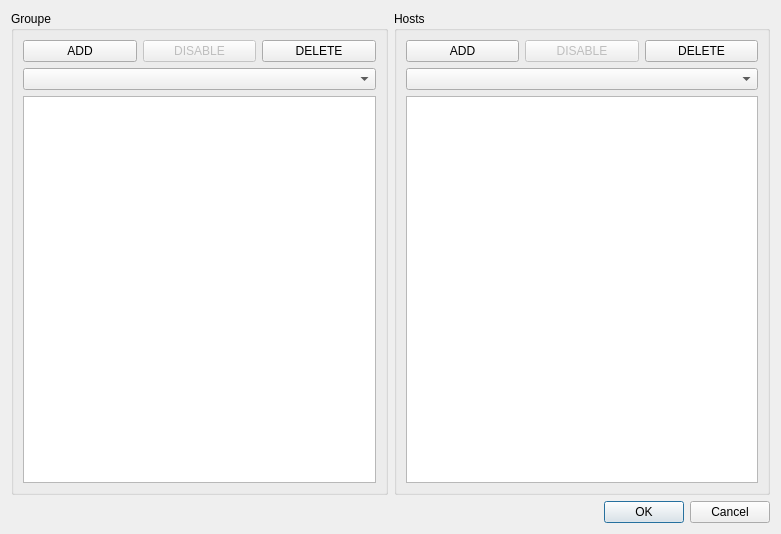
<?xml version="1.0" encoding="UTF-8"?>
<ui version="4.0">
 <class>newHostForm</class>
 <widget class="QDialog" name="newHostForm">
  <property name="geometry">
   <rect>
    <x>0</x>
    <y>0</y>
    <width>781</width>
    <height>534</height>
   </rect>
  </property>
  <property name="windowTitle">
   <string>Dialog</string>
  </property>
  <layout class="QVBoxLayout" name="verticalLayout_2">
   <item>
    <layout class="QVBoxLayout" name="verticalLayout">
     <item>
      <layout class="QHBoxLayout" name="horizontalLayout">
       <item>
        <widget class="QGroupBox" name="groupBox">
         <property name="title">
          <string>Groupe</string>
         </property>
         <layout class="QVBoxLayout" name="verticalLayout_4">
          <item>
           <layout class="QVBoxLayout" name="verticalLayout_3">
            <item>
             <layout class="QHBoxLayout" name="horizontalLayout_2">
              <item>
               <widget class="QPushButton" name="addGroupHost">
                <property name="text">
                 <string>ADD</string>
                </property>
               </widget>
              </item>
              <item>
               <widget class="QPushButton" name="disableGroupHost">
                <property name="enabled">
                 <bool>false</bool>
                </property>
                <property name="text">
                 <string>DISABLE</string>
                </property>
               </widget>
              </item>
              <item>
               <widget class="QPushButton" name="deleteGroupHost">
                <property name="text">
                 <string>DELETE</string>
                </property>
               </widget>
              </item>
             </layout>
            </item>
            <item>
             <widget class="QComboBox" name="comboBoxGroup"/>
            </item>
            <item>
             <widget class="QListWidget" name="listGroupHost"/>
            </item>
           </layout>
          </item>
         </layout>
        </widget>
       </item>
       <item>
        <widget class="QGroupBox" name="groupBox_2">
         <property name="title">
          <string>Hosts</string>
         </property>
         <layout class="QVBoxLayout" name="verticalLayout_7">
          <item>
           <layout class="QVBoxLayout" name="verticalLayout_6">
            <item>
             <layout class="QHBoxLayout" name="horizontalLayout_4">
              <item>
               <widget class="QPushButton" name="addHost">
                <property name="text">
                 <string>ADD</string>
                </property>
               </widget>
              </item>
              <item>
               <widget class="QPushButton" name="disableHost">
                <property name="enabled">
                 <bool>false</bool>
                </property>
                <property name="text">
                 <string>DISABLE</string>
                </property>
               </widget>
              </item>
              <item>
               <widget class="QPushButton" name="deleteHost">
                <property name="text">
                 <string>DELETE</string>
                </property>
               </widget>
              </item>
             </layout>
            </item>
            <item>
             <widget class="QComboBox" name="comboBoxHosts"/>
            </item>
            <item>
             <widget class="QListWidget" name="listHosts"/>
            </item>
           </layout>
          </item>
         </layout>
        </widget>
       </item>
      </layout>
     </item>
     <item>
      <widget class="QDialogButtonBox" name="buttonBox">
       <property name="orientation">
        <enum>Qt::Horizontal</enum>
       </property>
       <property name="standardButtons">
        <set>QDialogButtonBox::Cancel|QDialogButtonBox::Ok</set>
       </property>
      </widget>
     </item>
    </layout>
   </item>
  </layout>
 </widget>
 <resources/>
 <connections>
  <connection>
   <sender>buttonBox</sender>
   <signal>accepted()</signal>
   <receiver>newHostForm</receiver>
   <slot>accept()</slot>
   <hints>
    <hint type="sourcelabel">
     <x>248</x>
     <y>254</y>
    </hint>
    <hint type="destinationlabel">
     <x>157</x>
     <y>274</y>
    </hint>
   </hints>
  </connection>
  <connection>
   <sender>buttonBox</sender>
   <signal>rejected()</signal>
   <receiver>newHostForm</receiver>
   <slot>reject()</slot>
   <hints>
    <hint type="sourcelabel">
     <x>316</x>
     <y>260</y>
    </hint>
    <hint type="destinationlabel">
     <x>286</x>
     <y>274</y>
    </hint>
   </hints>
  </connection>
 </connections>
</ui>
